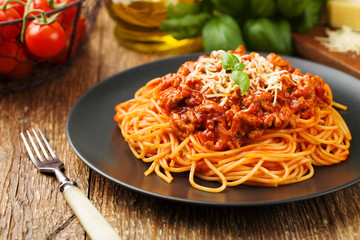
#> input picture Backend/backend-ml/in_spaghetti.jpg, 360 x 240 px
$ python api_test.py
#> lines starting #> are read from the running program, lines starting #| are printed output that depends on the picture
import requests
from PIL import Image
import json

import pprint

pp = pprint.PrettyPrinter(indent=4)

food_categories = {
    "0": {
        "name": "background",
        "calories_lower_bound": 0,
        "calories_upper_bound": 0,
        "protein (g)": 0.0,
        "fat (g)": 0.0,
        "carbohydrates (g)": "0"
    },
    "1": {
        "name": "vegetables | leafy_greens",
        "calories_lower_bound": 15,
        "calories_upper_bound": 35,
        "protein (g)": 2.0,
        "fat (g)": 0.3,
        "carbohydrates (g)": "3"
    },
    "2": {
        "name": "vegetables | stem vegetables",
        "calories_lower_bound": 15,
        "calories_upper_bound": 40,
        "protein (g)": 2.0,
        "fat (g)": 0.2,
        "carbohydrates (g)": "4"
    },
    "3": {
        "name": "vegetables | non-starchy roots",
        "calories_lower_bound": 30,
        "calories_upper_bound": 70,
        "protein (g)": 1.5,
        "fat (g)": 0.1,
        "carbohydrates (g)": "12"
    },
    "4": {
        "name": "vegetables | other",
        "calories_lower_bound": 20,
        "calories_upper_bound": 100,
        "protein (g)": 1.0,
        "fat (g)": 0.5,
        "carbohydrates (g)": "5"
    },
    "5": {
        "name": "fruits",
        "calories_lower_bound": 30,
        "calories_upper_bound": 90,
        "protein (g)": 0.5,
        "fat (g)": 0.2,
        "carbohydrates (g)": "15"
    },
    "6": {
        "name": "protein | meat",
        "calories_lower_bound": 120,
        "calories_upper_bound": 250,
        "protein (g)": 25.0,
        "fat (g)": 8.0,
        "carbohydrates (g)": "0"
    },
    "7": {
        "name": "protein | poultry",
        "calories_lower_bound": 100,
        "calories_upper_bound": 200,
        "protein (g)": 20.0,
        "fat (g)": 5.0,
        "carbohydrates (g)": "0"
    },
    "8": {
        "name": "protein | seafood",
        "calories_lower_bound": 70,
        "calories_upper_bound": 150,
        "protein (g)": 20.0,
        "fat (g)": 2.0,
        "carbohydrates (g)": "0"
    },
    "9": {
        "name": "protein | eggs",
        "calories_lower_bound": 140,
        "calories_upper_bound": 160,
        "protein (g)": 13.0,
        "fat (g)": 10.0,
        "carbohydrates (g)": "1"
    },
    "10": {
        "name": "protein | beans/nuts",
        "calories_lower_bound": 120,
        "calories_upper_bound": 500,
        "protein (g)": 20.0,
        "fat (g)": 10.0,
        "carbohydrates (g)": "30"
    },
    "11": {
        "name": "starches/grains | baked_goods",
        "calories_lower_bound": 250,
        "calories_upper_bound": 400,
        "protein (g)": 8.0,
        "fat (g)": 5.0,
        "carbohydrates (g)": "50"
    },
    "12": {
        "name": "starches/grains | rice/grains/cereals",
        "calories_lower_bound": 100,
        "calories_upper_bound": 370,
        "protein (g)": 7.0,
        "fat (g)": 1.0,
        "carbohydrates (g)": "75"
    },
    "13": {
        "name": "starches/grains | noodles/pasta",
        "calories_lower_bound": 85,
        "calories_upper_bound": 130,
        "protein (g)": 5.0,
        "fat (g)": 1.5,
        "carbohydrates (g)": "25"
    },
    "14": {
        "name": "starches/grains | starchy vegetables",
        "calories_lower_bound": 70,
        "calories_upper_bound": 150,
        "protein (g)": 2.0,
        "fat (g)": 0.2,
        "carbohydrates (g)": "17"
    },
    "15": {
        "name": "starches/grains | other",
        "calories_lower_bound": 100,
        "calories_upper_bound": 400,
        "protein (g)": 8.0,
        "fat (g)": 5.0,
        "carbohydrates (g)": "50"
    },
    "16": {
        "name": "soups/stews",
        "calories_lower_bound": 45,
        "calories_upper_bound": 100,
        "protein (g)": 3.0,
        "fat (g)": 2.0,
        "carbohydrates (g)": "10"
    },
    "17": {
        "name": "herbs/spices",
        "calories_lower_bound": 20,
        "calories_upper_bound": 400,
        "protein (g)": 10.0,
        "fat (g)": 5.0,
        "carbohydrates (g)": "60"
    },
    "18": {
        "name": "dairy",
        "calories_lower_bound": 40,
        "calories_upper_bound": 150,
        "protein (g)": 3.0,
        "fat (g)": 3.0,
        "carbohydrates (g)": "5"
    },
    "19": {
        "name": "snacks",
        "calories_lower_bound": 250,
        "calories_upper_bound": 500,
        "protein (g)": 7.0,
        "fat (g)": 25.0,
        "carbohydrates (g)": "60"
    },
    "20": {
        "name": "sweets/desserts",
        "calories_lower_bound": 260,
        "calories_upper_bound": 450,
        "protein (g)": 4.0,
        "fat (g)": 15.0,
        "carbohydrates (g)": "70"
    },
    "21": {
        "name": "beverages",
        "calories_lower_bound": 0,
        "calories_upper_bound": 60,
        "protein (g)": 0.0,
        "fat (g)": 0.0,
        "carbohydrates (g)": "15"
    },
    "22": {
        "name": "fats/oils/sauces",
        "calories_lower_bound": 700,
        "calories_upper_bound": 900,
        "protein (g)": 0.0,
        "fat (g)": 100.0,
        "carbohydrates (g)": "0"
    },
    "23": {
        "name": "food_containers",
        "calories_lower_bound": 0,
        "calories_upper_bound": 0,
        "protein (g)": 0.0,
        "fat (g)": 0.0,
        "carbohydrates (g)": "0"
    },
    "24": {
        "name": "dining_tools",
        "calories_lower_bound": 0,
        "calories_upper_bound": 0,
        "protein (g)": 0.0,
        "fat (g)": 0.0,
        "carbohydrates (g)": "0"
    },
    "25": {
        "name": "other_food",
        "calories_lower_bound": 100,
        "calories_upper_bound": 400,
        "protein (g)": 8.0,
        "fat (g)": 10.0,
        "carbohydrates (g)": "50"
    }
}


for category in food_categories:
    food_categories[category]['calories_lower_bound'] = float(food_categories[category]['calories_lower_bound'])
    food_categories[category]['calories_upper_bound'] = float(food_categories[category]['calories_upper_bound'])
    food_categories[category]['protein (g)'] = float(food_categories[category]['protein (g)'])
    food_categories[category]['fat (g)'] = float(food_categories[category]['fat (g)'])
    food_categories[category]['carbohydrates (g)'] = float(food_categories[category]['carbohydrates (g)'])


json.dump(food_categories, open("food_categories.json", "w"))
food_categories.update({i:food_categories[str(i)] for i in range(0,26)})

ret_vals = {}
percentual_distribution = [1, 2, 3, 4, 5, 6, 7, 8, 9, 10, 11, 12, 13, 14, 15, 16, 17, 18, 19, 20, 21, 22, 23, 24]
for i in range(0, 26):
    if 'calories_lower_bound' not in food_categories[i]:
        print(food_categories[i])
ret_vals['calories_lower_bound'] = sum([food_categories[i]['calories_lower_bound'] for i in percentual_distribution])
ret_vals['calories_upper_bound'] = sum([food_categories[i]['calories_upper_bound'] for i in percentual_distribution])
ret_vals['estimated_protein_g'] = sum([food_categories[i]['protein (g)'] for i in percentual_distribution])
ret_vals['estimated_fat_g'] = sum([food_categories[i]['fat (g)'] for i in percentual_distribution])
ret_vals['estimated_carbohydrates_g'] = sum([food_categories[i]['carbohydrates (g)'] for i in percentual_distribution])

a = Image.open("in_spaghetti.jpg").resize((513, 513)).convert('RGB')
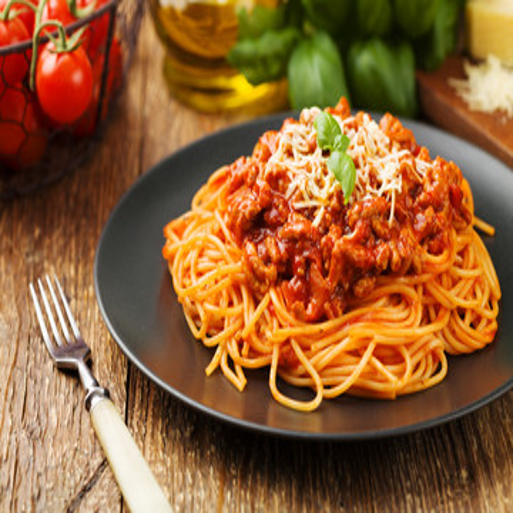
#> a: PIL image 513x513 RGB; mean R, G, B 143.3, 95.4, 52.5
print(a)
#| <PIL.Image.Image image mode=RGB size=513x513 at 0x7F87B9CCE490>


image_url = "https://t3.ftcdn.net/jpg/01/09/75/90/240_F_109759077_SVp62TBuHkSn3UsGW4dBOm9R0ALVetYw.jpg"

# load image
#> (the run stopped early here; a loop or call above may not have finished)
